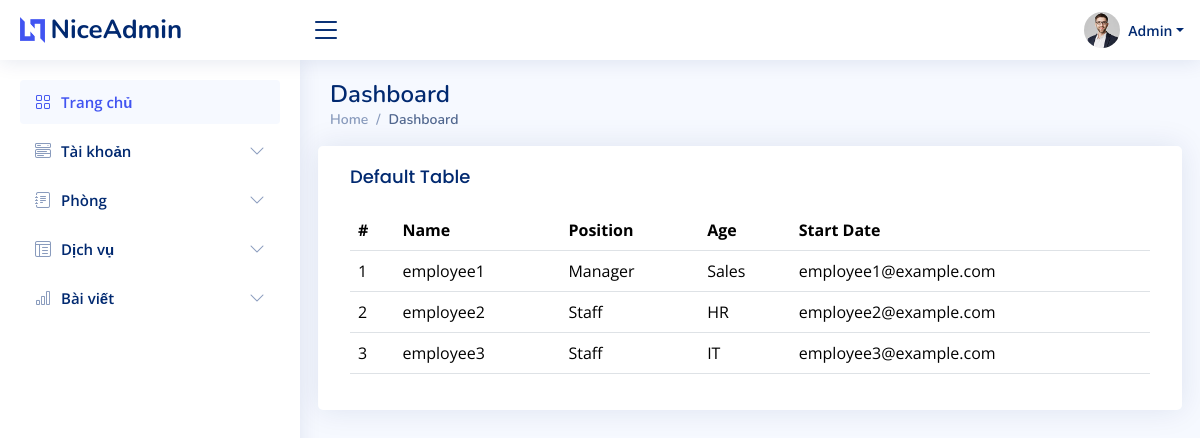
The app's page /admin_dashboard/customers with its own data.
### admin_custom/models.py (models this page shows)
class Employee(models.Model):
    user = models.OneToOneField(User, on_delete=models.CASCADE)
    position = models.CharField(max_length=100)
    department = models.CharField(max_length=100)
    class Meta:
        permissions = [
            ("can_view_employee_post", "Can view employee post"),
            ("can_create_employee_post", "Can create employee post"),
            ("can_edit_employee_post", "Can edit employee post"),
            ("can_delete_employee_post", "Can delete employee post"),
        ]

### admin_custom/views.py (the view)
# urls.py: path('admin_dashboard/customers', admin_custom.admin_customer),
def admin_customer(request):
    employees = Employee.objects.all()
    return render(request, 'admin/customer.html', {'employees': employees})

### home/Templates/admin/customer.html (shortened to what this page needs)
{% load static %}
<!DOCTYPE html>
<html lang="en">
  <head>
    <link href="{% static 'assets/vendor/bootstrap/css/bootstrap.min.css' %}" rel="stylesheet" />
    <link href="{% static 'assets/vendor/bootstrap-icons/bootstrap-icons.css' %}" rel="stylesheet" />
    <link href="{% static 'assets/vendor/boxicons/css/boxicons.min.css' %}" rel="stylesheet" />
    <link href="{% static 'assets/vendor/quill/quill.snow.css' %}" rel="stylesheet" />
    <link href="{% static 'assets/vendor/quill/quill.bubble.css' %}" rel="stylesheet" />
    <link href="{% static 'assets/vendor/remixicon/remixicon.css' %}" rel="stylesheet" />
    <link href="{% static 'assets/vendor/simple-datatables/style.css' %}" rel="stylesheet" />
    <link href="{% static 'assets/css/style.css' %}" rel="stylesheet" />
  </head>
  <body>
    {% include 'includes/admin/header.html' %}
    {% include 'includes/admin/sidebar.html' %}
    <main id="main" class="main">
      <div class="pagetitle">
        <h1>Dashboard</h1>
        <nav>
          <ol class="breadcrumb">
            <li class="breadcrumb-item">
              <a href="index.html">Home</a>
            </li>
            <li class="breadcrumb-item active">Dashboard</li>
          </ol>
        </nav>
      </div>
      <section class="section dashboard">
        <div class="row">
            <div class="card">
                <div class="card-body">
                  <h5 class="card-title">Default Table</h5>
                  <table class="table">
                    <thead>
                      <tr>
                        <th scope="col">#</th>
                        <th scope="col">Name</th>
                        <th scope="col">Position</th>
                        <th scope="col">Age</th>
                        <th scope="col">Start Date</th>
                      </tr>
                    </thead>
                    <tbody>
                      {% for employee in employees %}
                      <tr>
                          <td>{{ employee.id }}</td>
                          <td>{{ employee.user.username }}</td>
                          <td>{{ employee.position }}</td>
                          <td>{{ employee.department }}</td>
                          <td>{{ employee.user.email }}</td>
                      </tr>
                      {% endfor %}
                  </tbody>
                  </table>
                </div>
              </div>
        </div>
      </section>
    </main>
  </body>
</html>

### home/static/assets/css/style.css (style rules this page uses)
:root { scroll-behavior: smooth; }
body { font-family: "Open Sans", sans-serif; background: #f6f9ff; color: #444444; }
a { color: #4154f1; text-decoration: none; }
h1, h2, h3, h4, h5, h6 { font-family: "Nunito", sans-serif; }
#main { margin-top: 60px; padding: 20px 30px; transition: all 0.3s; }
.pagetitle { margin-bottom: 10px; }
.pagetitle h1 { font-size: 24px; margin-bottom: 0; font-weight: 600; color: #012970; }
.card { margin-bottom: 30px; border: none; border-radius: 5px; box-shadow: 0px 0 30px rgba(1, 41, 112, 0.1); }
.card-title { padding: 20px 0 15px 0; font-size: 18px; font-weight: 500; color: #012970; font-family: "Poppins", sans-serif; }
.card-body { padding: 0 20px 20px 20px; }
.breadcrumb { font-size: 14px; font-family: "Nunito", sans-serif; color: #899bbd; font-weight: 600; }
.breadcrumb a { color: #899bbd; transition: 0.3s; }
.breadcrumb .breadcrumb-item::before { color: #899bbd; }
.breadcrumb .active { color: #51678f; font-weight: 600; }
@media (min-width: 1200px) { #main, #footer { margin-left: 300px; } }

### records on screen
Employee: id "1", user.username "employee1", position "Manager", department "Sales", user.email "employee1@example.com"
Employee: id "2", user.username "employee2", position "Staff", department "HR", user.email "employee2@example.com"
Employee: id "3", user.username "employee3", position "Staff", department "IT", user.email "employee3@example.com"
